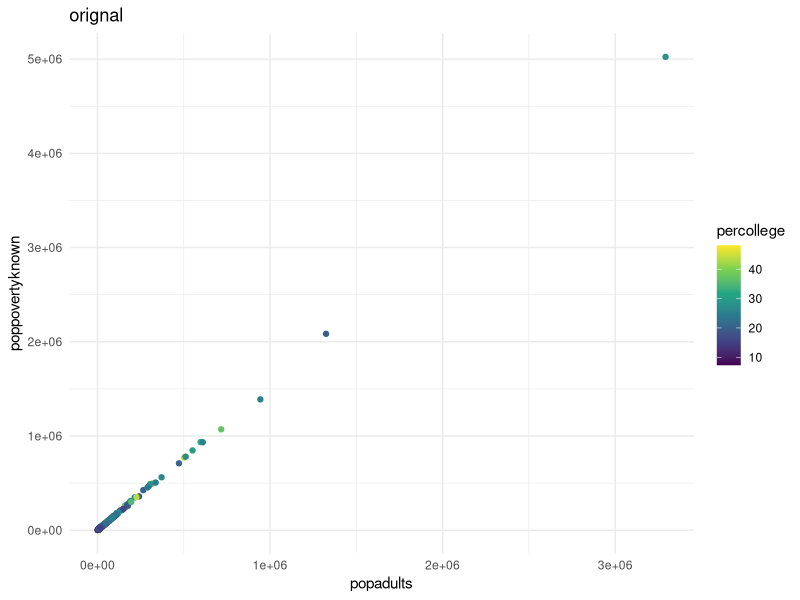

Recreate this plot in R. (Note: this script raises an error after producing the figure.)
# install.packages("tidyverse")
library(tidyverse)

#region 
# Making it color blind friendly

# uncomment as needed
# install.packages("viridis")
# install.packages("scales")

library(viridis)
library(scales)

theme_set(theme_minimal())

options(ggplot2.continuous.colour="viridis")
options(ggplot2.continuous.fill = "viridis")
#endregion
midwest

# lets first look to see if there is any realtionship between adults and poverity
# poppovertyknown <int>
# popadults <int>
# percollege <dbl>

# 1 Jake

ggplot(midwest) +
geom_point(mapping=aes(popadults, poppovertyknown, color=percollege)) +
ggtitle("orignal")

midwest %>%
filter(popadults >= 3e+6) %>%
arrange(descc(popdensity))

midwest %>%
filter(popadults >= 1e+6) %>%
arrange(desc(popdensity)) %>%
select(popdensity)

ggplot(midwest) +
geom_point(mapping=aes(popadults, poppovertyknown, color=popdensity)) +
gg_title("Pop Density")

ggplot(midwest) +
geom_point(mapping=aes(popadults, poppovertyknown, color=popdensity)) +
geom_smooth(mapping=aes(popadults, poppovertyknown)) +
gg_title("Pop Density w/ regression line")

# This really brings us to the shocking conclusion that the more people exist in a place the higher amount of poverty as well.

# 2 Jake


ggplot(midwest) +
geom_point(aes(popdensity, percbelowpoverty))

ggplot(midwest) +
geom_point(aes(popdensity, percbelowpoverty, color=inmetro == 1))

# Take note of really high non metro ones

j2 <- midwest %>%
filter(inmetro == 1)

ggplot(j2) +
geom_point(aes(popdensity, percbelowpoverty, color=poppovertyknown))

# clearing out some of the bottom values

j2 <- midwest %>%
filter(inmetro == 1) %>%
filter(percbelowpoverty > 12.5)

ggplot(j2) +
geom_point(aes(popdensity, percbelowpoverty, color=percollege))
# now we can see the percentage below poverty, really isn't impacted by population density or percentage that attended college
